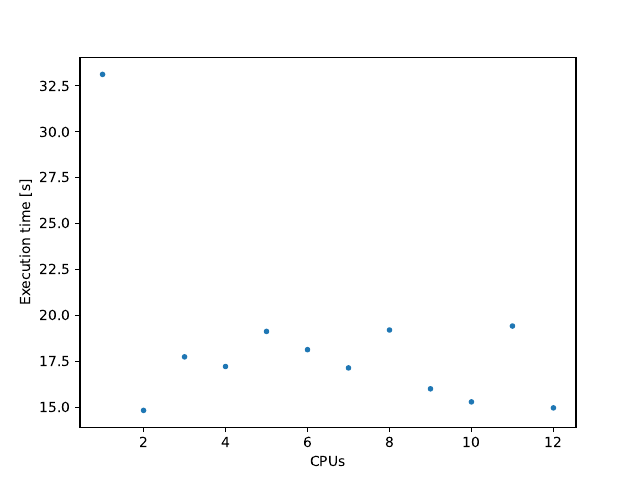

Recreate this plot in Python.
import multiprocessing, pathos.multiprocessing
import matplotlib.pyplot as plt
from tqdm import tqdm
import os
import time
import numpy as np

def fun(a,b):
    return a*b

a = np.random.rand(10**4)   #please, rise up the exponent to make te script slower and to highlight the multiprocessing effects
b = np.random.rand(10**4)

elapsed_time=np.empty(multiprocessing.cpu_count())  #create an array to store elapsed time for each CPU count

#loop over different number of CPU
for i in range(multiprocessing.cpu_count()):

    start_time = time.time()    #record start time

    CPUS = i+1  #number of CPUs to use

    parmap = pathos.multiprocessing.ProcessingPool(CPUS).imap   #create a ProcessingPool with the specified number of CPUs

    c = list(tqdm(parmap(fun, a, b), total=len(a))) #use tqdm to track progress of parallel map operation

    elapsed_time[i] = time.time() - start_time  #calculate the employed time

    print(f"Execution time: {elapsed_time[i]} seconds")

plt.plot(np.arange(1,multiprocessing.cpu_count()+1), elapsed_time, ".")
plt.xlabel("CPUs")
plt.ylabel("Execution time [s]")
plt.savefig("es3.pdf")
plt.show()
